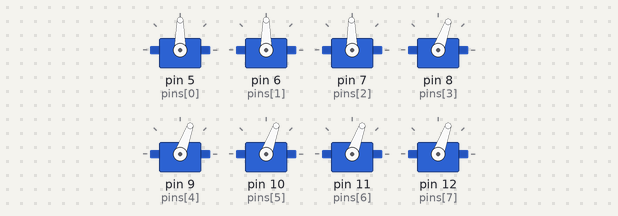
The sketch below on a simulated Arduino Uno, built with avr-gcc and run on an emulated ATmega328P. Parts: 8 × servo. What the sketch prints to the serial monitor is not drawn.

Above: at 1.57 s.
At 17.8 s:
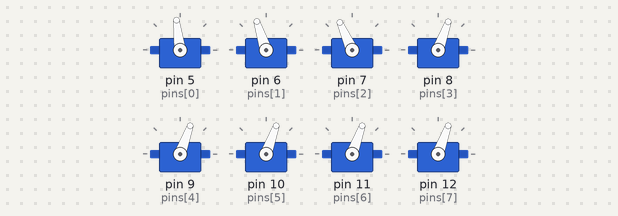
At 28.02 s:
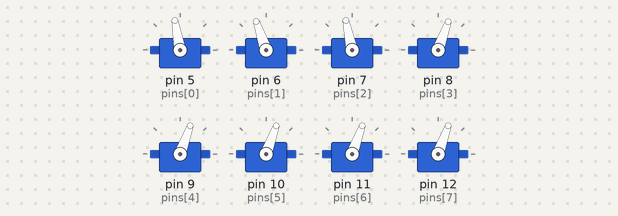
At 33.22 s:
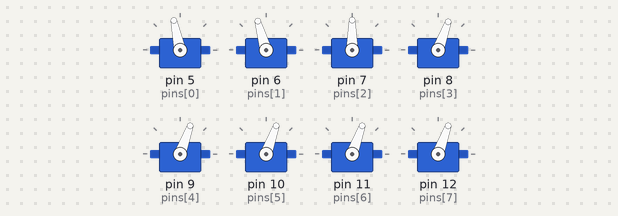
At 39.32 s:
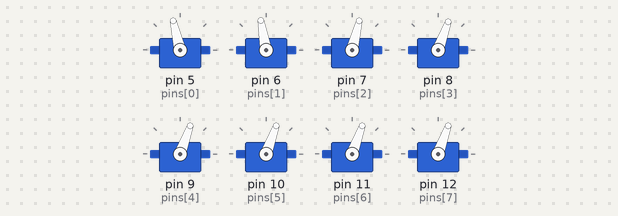
Timing chart, 0 to 40.0 s (numbered marks = the images above):
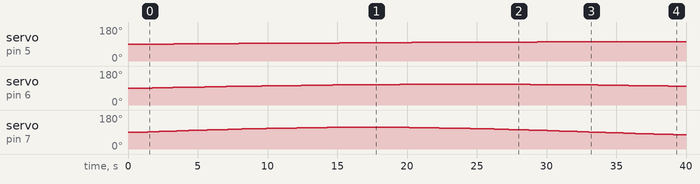

Measured:
- by itself, servo on pin 5 (pins[0]): moves from 90° to 103° over 33.8 s
- by itself, servo on pin 6 (pins[1]): rises from 90° to 110° in 22.4 s, then falls to 99° in 15.4 s
- by itself, servo on pin 7 (pins[2]): rises from 90° to 114° in 12.9 s, then falls to 75° in 25.3 s

The sketch:

arm_scratch_simple.ino
```cpp
/*
 * Simple Arm Scratch Movement
 * 8 Servos: Fingers (pins 12-8) + Arm (pins 7-5)
 *
 * Pins 12-8: Fingers (pinky, ring, middle, index, thumb)
 * Pin 7: Wrist Tilt
 * Pin 6: Elbow
 * Pin 5: Shoulder
 *
 * Simple coordinated scratching motion on the arm servos
 * Fingers stay in a neutral/relaxed position
 */

#include <Servo.h>

// 8 servos total
Servo servos[8];
int pins[8] = {5, 6, 7, 8, 9, 10, 11, 12};

// Arm servos (pins 5, 6, 7)
#define SHOULDER 0  // pin 5
#define ELBOW    1  // pin 6
#define WRIST    2  // pin 7

// Finger servos (pins 8-12) - indices 3-7
#define THUMB  3   // pin 8
#define INDEX  4   // pin 9
#define MIDDLE 5   // pin 10
#define RING   6   // pin 11
#define PINKY  7   // pin 12

// Scratch movement parameters
float angle = 0;
float scratchSpeed = 0.002;  // adjust for faster/slower

// Arm movement ranges (adjust these to calibrate)
int shoulderCenter = 90;
int elbowCenter = 90;
int wristCenter = 90;

int shoulderRange = 15;  // how much shoulder moves
int elbowRange = 20;     // how much elbow moves
int wristRange = 25;     // how much wrist moves

// Finger rest position
int fingerRest = 70;  // adjust for your hand's neutral position

void setup() {
  Serial.begin(9600);

  // Attach all servos
  for (int i = 0; i < 8; i++) {
    servos[i].attach(pins[i]);
  }

  // Set fingers to rest position
  for (int i = THUMB; i <= PINKY; i++) {
    servos[i].write(fingerRest);
  }

  // Center arm servos
  servos[SHOULDER].write(shoulderCenter);
  servos[ELBOW].write(elbowCenter);
  servos[WRIST].write(wristCenter);

  delay(1000);
  Serial.println("Arm Scratch Ready");
}

void loop() {
  unsigned long now = millis();

  // Advance the scratch cycle
  angle += scratchSpeed;
  if (angle > TWO_PI) angle -= TWO_PI;

  // Create coordinated scratching motion
  // Each servo contributes to the overall movement

  // Wrist: main vertical scratching motion
  int wristPos = wristCenter + wristRange * sin(angle);

  // Elbow: slower compensation movement
  int elbowPos = elbowCenter + elbowRange * sin(angle * 0.7);

  // Shoulder: subtle stabilization
  int shoulderPos = shoulderCenter + shoulderRange * sin(angle * 0.3);

  // Write positions
  servos[SHOULDER].write(shoulderPos);
  servos[ELBOW].write(elbowPos);
  servos[WRIST].write(wristPos);

  delay(20);  // ~50Hz update rate
}
```
